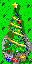

Write the Python code that produced this figure.
"""Christmas tree: a tall decorated fir on a small town square, 2 tiles wide by 4 tall (32x64 px).

The fir was generated with the sprite-ai MCP (christmas_tree_ai.png, generation
9200c525-e71c-41f2-8e5e-b3b61c84c4ea) and is mapped here onto the 14 Micropolis colours. The square
round its foot (paving, lamps, benches, small round trees, people) is drawn by hand, and the fir's shadow
is cast east by darkening the ground, the way the originals do. Strings of single-pixel bulbs (red, blue,
yellow, white) are added on the needles. At night only the star, the bulbs and the baubles glow, each in its
own colour: their pixels go to christmas_tree_lights.json, which the 'XMAS' entry in
art/nightlights/lights.py reads.

Run: python3 art/prototype/seasonal/christmas_tree.py   (writes christmas_tree.png, @4x, and the game
copy client/public/assets/buildings/christmastree.png; then run art/nightlights/lights.py)
"""
import os, sys, json, shutil, hashlib
from PIL import Image
HERE = os.path.dirname(os.path.abspath(__file__))
sys.path.insert(0, os.path.join(HERE, '..', 'civic'))
from _civ import *  # noqa: F401,F403  (pixlib colours + ground, shade_mask)

W, H = 32, 64
im = ground(4, 'grass', 'christmas_tree').crop((0, 0, W, H))
get = lambda x, y: im.getpixel((x, y)) if 0 <= x < W and 0 <= y < H else None

# ---------- the square round the fir's foot: plain paving, sparse joints, a mid-grey kerb, a path south
ellipse(im, 1, 30, 30, 62, LIGHT)
rect(im, 13, 58, 18, 63, LIGHT)
for y in range(H):
    for x in range(W):
        if get(x, y) == LIGHT and x % 4 == 1 and y % 4 == 1: px(im, x, y, MID)   # paving joints
ellipse(im, 1, 30, 30, 62, None, MID)
rect(im, 13, 58, 18, 63, LIGHT)
line(im, [(12, 59), (12, 63)], MID); line(im, [(19, 59), (19, 63)], MID)

# small round trees on the grass behind the square
def round_tree(x, y):
    for dx, dy in [(1, 0), (2, 0), (0, 1), (1, 1), (2, 1), (1, 2)]: px(im, x + dx, y + dy, FOREST)
    for dx, dy in [(1, 0), (0, 1)]: px(im, x + dx, y + dy, GRASS)
    for dx, dy in [(3, 1), (2, 2), (1, 3)]: px(im, x + dx, y + dy, BLACK)
for (x, y) in [(1, 2), (26, 4), (2, 14), (27, 17), (1, 26), (27, 28), (0, 60), (28, 60)]: round_tree(x, y)

# ---------- the fir (sprite-ai), mapped to the palette
FIR = {0x102901: FOREST, 0x235201: GRASS, 0x295a02: GRASS, 0x181c02: BLACK,                # needles
       0xe3a82e: YELLOW, 0xecd49d: WHITE, 0xb97c29: ORANGE, 0x995e21: SAND, 0x824411: SAND,  # tinsel, gold
       0x5d3b11: SAND, 0x461807: DARK,                                                     # trunk, shade
       0xb41327: RED, 0x16437c: BLUE, 0x587ebd: WATER, 0x9d92a5: LIGHT, 0xf4ebe8: WHITE}     # baubles, presents
src = Image.open(os.path.join(HERE, 'christmas_tree_ai.png')).convert('RGBA')
assert src.size == (W, H)
fir = {}
for y in range(H):
    for x in range(W):
        r, g, b, a = src.getpixel((x, y))
        if a: fir[(x, y)] = FIR[(r << 16) | (g << 8) | b]
# light from the west: the needles on the east rim of every bough row go black, the next ones in FOREST
for (x, y), c in list(fir.items()):
    if y < 53 and c in (GRASS, FOREST) and (x + 1, y) not in fir:
        fir[(x, y)] = BLACK
        if fir.get((x - 1, y)) == GRASS: fir[(x - 1, y)] = FOREST

# ---------- strings of Christmas lights: single bulbs on the needles, not touching the tinsel, baubles or the
# outline, at least 3 px apart. Picked in a fixed pseudo-random order so the tree comes out the same every run.
NEEDLE = (GRASS, FOREST)
BULB_COLOURS = [RED, BLUE, YELLOW, WHITE]
baubles = [(x, y) for (x, y), c in fir.items() if 8 <= y <= 52 and c in (RED, BLUE, WATER)]
taken = list(baubles)
bulbs = {}
order = sorted(((x, y) for (x, y), c in fir.items() if 9 <= y <= 51 and c in NEEDLE),
               key=lambda p: hashlib.md5(f'bulb:{p}'.encode()).digest())
for (x, y) in order:
    if len(bulbs) >= 32: break
    if not all(fir.get((x + dx, y + dy)) in NEEDLE + (BLACK,) for dx, dy in ((-1, 0), (1, 0), (0, -1), (0, 1))): continue
    if any(max(abs(x - a), abs(y - b)) < 3 for (a, b) in taken): continue
    bulbs[(x, y)] = BULB_COLOURS[len(bulbs) % 4]
    taken.append((x, y))
fir.update(bulbs)
# what glows at night (art/nightlights/lights.py reads this): the star, the bulbs and the baubles, each in its colour
NAMES = {RED: 'red', BLUE: 'blue', WATER: 'blue', YELLOW: 'yellow', WHITE: 'white'}
glow = {'star': [(x, y) for (x, y), c in fir.items() if y <= 7 and c in (YELLOW, WHITE, ORANGE)]}
for (x, y), c in list(bulbs.items()) + [(p, fir[p]) for p in baubles]:
    glow.setdefault(NAMES[c], []).append((x, y))
json.dump({k: sorted(v) for k, v in glow.items()}, open(os.path.join(HERE, 'christmas_tree_lights.json'), 'w'))

# ---------- lamps round the square (white lamp, dark post, shadow pixel to the east)
LAMPS = [(4, 38), (27, 38), (3, 52), (28, 52)]
for (x, y) in LAMPS:
    px(im, x, y + 1, DARK); px(im, x, y + 2, DARK); px(im, x + 1, y + 3, DARK)
    px(im, x, y, WHITE); px(im, x + 1, y + 1, MID)

# ---------- benches facing the fir and a few people looking up at it
for (x, y) in [(4, 57), (24, 57)]:
    rect(im, x, y, x + 3, y, SAND); line(im, [(x, y + 1), (x + 3, y + 1)], DARK)
for (x, y, c) in [(6, 55, RED), (25, 55, BLUE), (9, 60, ORANGE), (21, 61, BLACK), (4, 45, BLUE), (27, 46, RED)]:
    px(im, x, y, c); px(im, x + 1, y + 1, MID)

# ---------- the fir's shadow falls east-south-east: darken the ground under its outline, shifted
mask = Image.new('L', (W, H), 0)
for (x, y) in fir:
    for k in (1, 2, 3):
        if 0 <= x + k < W and 0 <= y + (k + 1) // 2 < H: mask.putpixel((x + k, y + (k + 1) // 2), 255)
for (x, y) in fir: mask.putpixel((x, y), 0)
shade_mask(im, mask)
for (x, y), c in fir.items(): px(im, x, y, c)

# ---------- save: native PNG, 4x preview, metadata, and the game copy
bad = {c for c in im.getdata() if c not in PALETTE}
assert not bad, f'off-palette colours {list(bad)[:5]}'
im.save(os.path.join(HERE, 'christmas_tree.png'))
im.resize((W * 4, H * 4), Image.NEAREST).save(os.path.join(HERE, 'christmas_tree@4x.png'))
json.dump({'christmas_tree': {'name': 'Christmas tree', 'w': 2, 'h': 4, 'zone': 'none',
           'idea': 'Seasonal decoration: a tall decorated fir on a little town square; its baubles, tinsel, star and lamps light up at night.'}},
          open(os.path.join(HERE, 'meta.json'), 'w'), indent=2)
shutil.copy(os.path.join(HERE, 'christmas_tree.png'),
            os.path.join(HERE, '..', '..', '..', 'client', 'public', 'assets', 'buildings', 'christmastree.png'))
print('wrote christmas_tree.png (32x64) and client/public/assets/buildings/christmastree.png')
